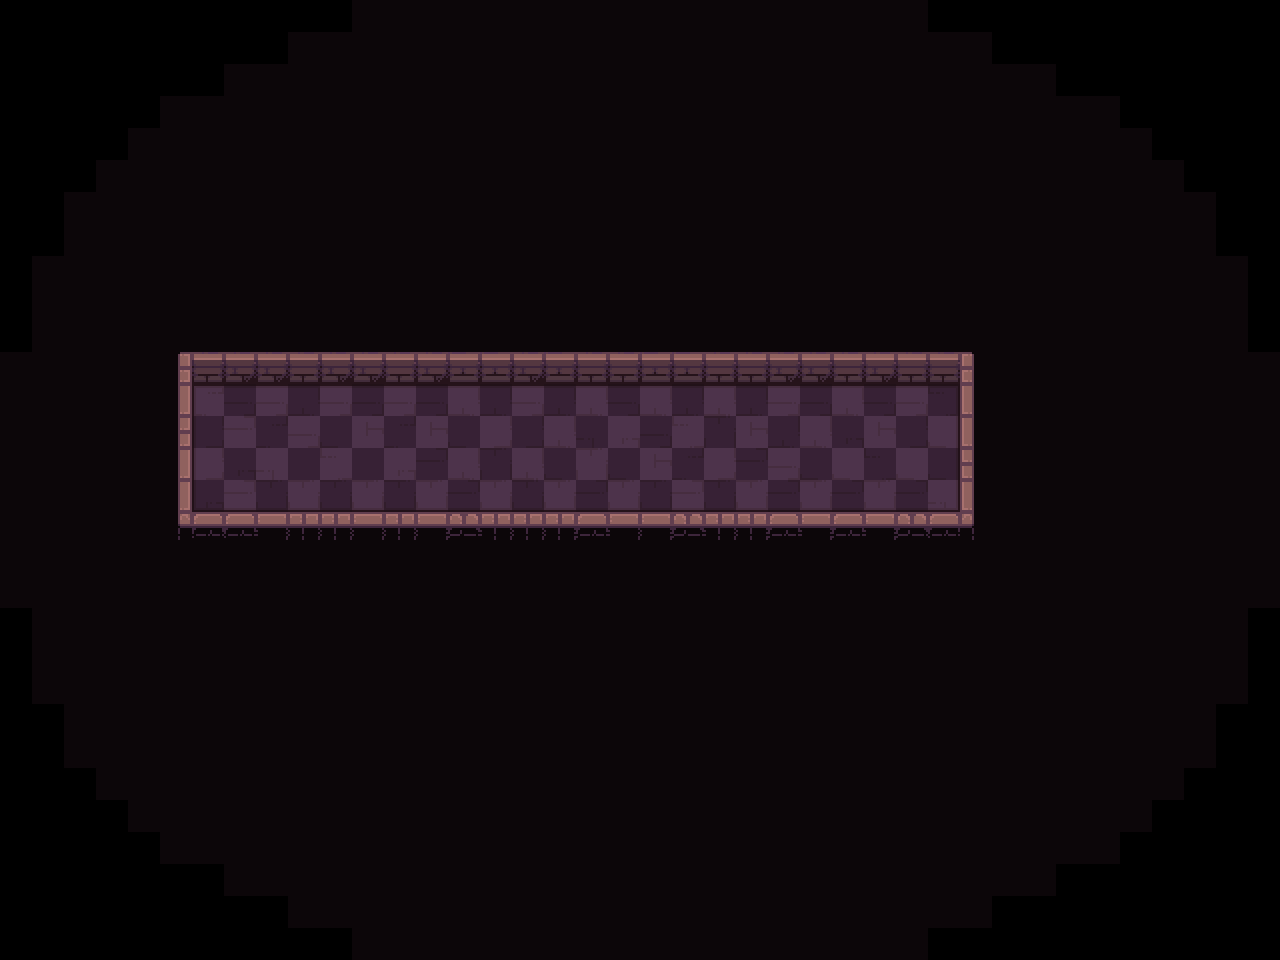

A level layout from a 2D game, rendered from its tile map. Below: a short description, then the map file with tile-grid data replaced by summaries:
An orthogonal 40x30 tile map with 32x32 px tiles, 4 tile layers (path, types, ground, above_characters), 2 hidden layers not drawn and 51 objects (48x bonfire, 2x hero, rectangle).

<map version="1.2" tiledversion="1.2.3" orientation="orthogonal" renderorder="right-down" width="40" height="30" tilewidth="32" tileheight="32" infinite="0" nextlayerid="133" nextobjectid="113">
 <tileset firstgid="1" name="tileset" tilewidth="32" tileheight="32" spacing="2" margin="1" tilecount="200" columns="10">
  <image source="tileset.png" trans="000000" width="340" height="680" />
  <terraintypes>
   <terrain name="floor" tile="79" />
   <terrain name="wall" tile="69" />
   <terrain name="hole" tile="78" />
  </terraintypes>
 </tileset>
 <layer id="69" name="background" width="40" height="30" visible="0" locked="1">
  <data>[1200 cells, 1016 non-empty, 1 distinct tile ids]</data>
 </layer>
 <layer id="87" name="checkers" width="40" height="30" visible="0" locked="1">
  <data>[1200 cells, 600 non-empty, 1 distinct tile ids]</data>
 </layer>
 <layer id="73" name="path" width="40" height="30">
  <data>[1200 cells, 96 non-empty, 1 distinct tile ids]</data>
 </layer>
 <objectgroup id="2" name="objects">
  <object id="11" name="bonfire" type="bonfire" x="214.972" y="433.459">
   <point />
  </object>
  <object id="9" name="hero" type="hero" x="216.858" y="400.423">
   <properties>
    <property name="initialDirection" value="e" />
   </properties>
   <point />
  </object>
  <object id="54" name="bonfire" type="bonfire" x="212" y="466">
   <point />
  </object>
  <object id="55" name="hero" type="hero" x="211" y="495">
   <properties>
    <property name="initialDirection" value="e" />
   </properties>
   <point />
  </object>
  <object id="56" name="bonfire" type="bonfire" x="246.972" y="433.459">
   <point />
  </object>
  <object id="58" name="bonfire" type="bonfire" x="244" y="466">
   <point />
  </object>
  <object id="60" name="bonfire" type="bonfire" x="274.972" y="433.459">
   <point />
  </object>
  <object id="62" name="bonfire" type="bonfire" x="272" y="466">
   <point />
  </object>
  <object id="65" name="bonfire" type="bonfire" x="307.972" y="433.459">
   <point />
  </object>
  <object id="66" name="bonfire" type="bonfire" x="305" y="466">
   <point />
  </object>
  <object id="67" name="bonfire" type="bonfire" x="339.972" y="433.459">
   <point />
  </object>
  <object id="68" name="bonfire" type="bonfire" x="337" y="466">
   <point />
  </object>
  <object id="69" name="bonfire" type="bonfire" x="367.972" y="433.459">
   <point />
  </object>
  <object id="70" name="bonfire" type="bonfire" x="365" y="466">
   <point />
  </object>
  <object id="71" name="bonfire" type="bonfire" x="400.972" y="433.459">
   <point />
  </object>
  <object id="72" name="bonfire" type="bonfire" x="398" y="466">
   <point />
  </object>
  <object id="73" name="bonfire" type="bonfire" x="432.972" y="433.459">
   <point />
  </object>
  <object id="74" name="bonfire" type="bonfire" x="430" y="466">
   <point />
  </object>
  <object id="75" name="bonfire" type="bonfire" x="460.972" y="433.459">
   <point />
  </object>
  <object id="76" name="bonfire" type="bonfire" x="458" y="466">
   <point />
  </object>
  <object id="77" name="bonfire" type="bonfire" x="498.972" y="435.459">
   <point />
  </object>
  <object id="78" name="bonfire" type="bonfire" x="496" y="468">
   <point />
  </object>
  <object id="79" name="bonfire" type="bonfire" x="530.972" y="435.459">
   <point />
  </object>
  <object id="80" name="bonfire" type="bonfire" x="528" y="468">
   <point />
  </object>
  <object id="81" name="bonfire" type="bonfire" x="558.972" y="435.459">
   <point />
  </object>
  <object id="82" name="bonfire" type="bonfire" x="556" y="468">
   <point />
  </object>
  <object id="83" name="bonfire" type="bonfire" x="591.972" y="435.459">
   <point />
  </object>
  <object id="84" name="bonfire" type="bonfire" x="589" y="468">
   <point />
  </object>
  <object id="85" name="bonfire" type="bonfire" x="623.972" y="435.459">
   <point />
  </object>
  <object id="86" name="bonfire" type="bonfire" x="621" y="468">
   <point />
  </object>
  <object id="87" name="bonfire" type="bonfire" x="651.972" y="435.459">
   <point />
  </object>
  <object id="88" name="bonfire" type="bonfire" x="649" y="468">
   <point />
  </object>
  <object id="89" name="bonfire" type="bonfire" x="684.972" y="435.459">
   <point />
  </object>
  <object id="90" name="bonfire" type="bonfire" x="682" y="468">
   <point />
  </object>
  <object id="91" name="bonfire" type="bonfire" x="716.972" y="435.459">
   <point />
  </object>
  <object id="92" name="bonfire" type="bonfire" x="714" y="468">
   <point />
  </object>
  <object id="93" name="bonfire" type="bonfire" x="744.972" y="435.459">
   <point />
  </object>
  <object id="94" name="bonfire" type="bonfire" x="749" y="468">
   <point />
  </object>
  <object id="95" name="bonfire" type="bonfire" x="787.972" y="434.459">
   <point />
  </object>
  <object id="96" name="bonfire" type="bonfire" x="785" y="467">
   <point />
  </object>
  <object id="97" name="bonfire" type="bonfire" x="819.972" y="434.459">
   <point />
  </object>
  <object id="98" name="bonfire" type="bonfire" x="817" y="467">
   <point />
  </object>
  <object id="99" name="bonfire" type="bonfire" x="847.972" y="434.459">
   <point />
  </object>
  <object id="100" name="bonfire" type="bonfire" x="845" y="467">
   <point />
  </object>
  <object id="101" name="bonfire" type="bonfire" x="880.972" y="434.459">
   <point />
  </object>
  <object id="102" name="bonfire" type="bonfire" x="878" y="467">
   <point />
  </object>
  <object id="103" name="bonfire" type="bonfire" x="912.972" y="434.459">
   <point />
  </object>
  <object id="104" name="bonfire" type="bonfire" x="910" y="467">
   <point />
  </object>
  <object id="105" name="bonfire" type="bonfire" x="940.972" y="434.459">
   <point />
  </object>
  <object id="106" name="bonfire" type="bonfire" x="938" y="467">
   <point />
  </object>
 </objectgroup>
 <objectgroup id="14" name="config" visible="0">
  <object id="12" name="frame" type="rectangle" x="178.265" y="351.01" width="795.6" height="178.119" />
 </objectgroup>
 <layer id="130" name="types" width="40" height="30">
  <data>[1200 cells, 1016 non-empty, 3 distinct tile ids]</data>
 </layer>
 <layer id="131" name="ground" width="40" height="30">
  <data>[1200 cells, 1016 non-empty, 57 distinct tile ids]</data>
 </layer>
 <layer id="132" name="above_characters" width="40" height="30">
  <data>[1200 cells, 36 non-empty, 15 distinct tile ids]</data>
 </layer>
</map>
